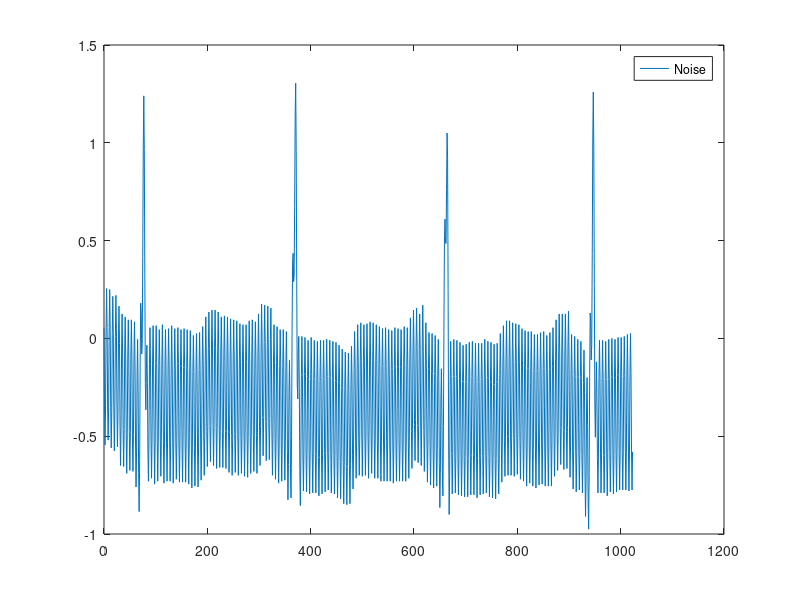
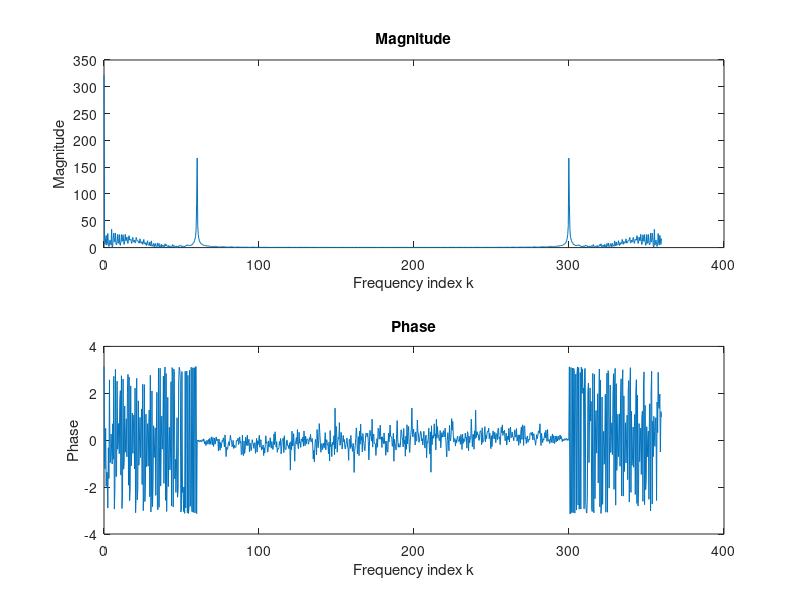
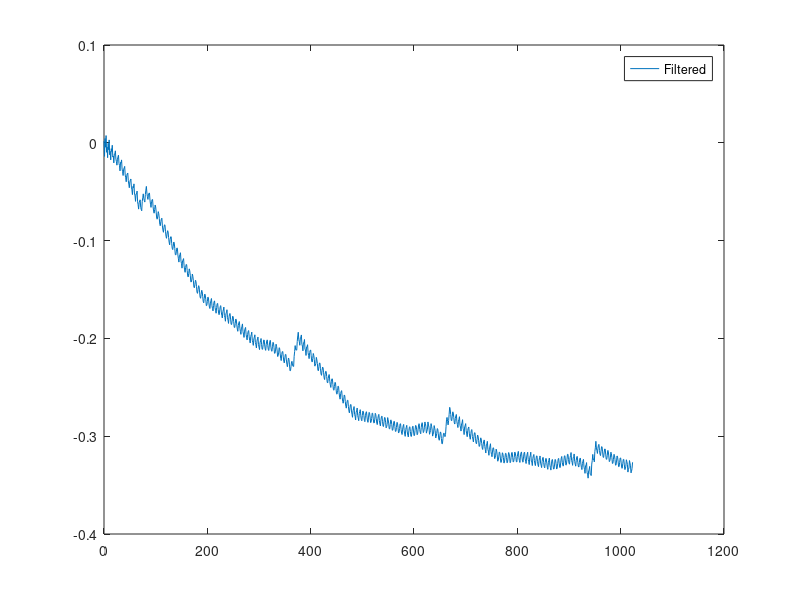
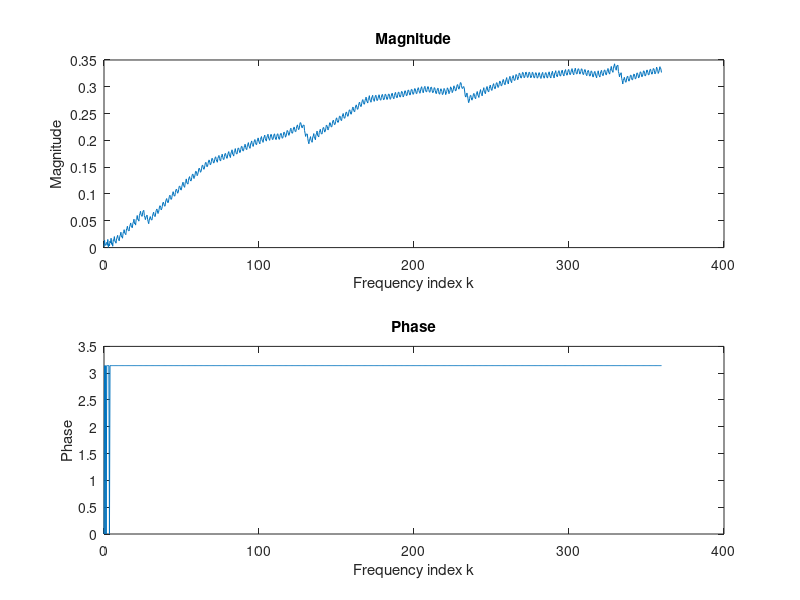

Source code (MATLAB) for these figures, in order:
clear all, close all

T=2;
fs=360;
Fs=0.5;
fc=60;
%wc=2*pi*fc/fs;
wc=pi/3;
Wc=2/T*tan(wc/2);

B=47000;

num=[1 0 wc^2];
den=[1 B/360 wc^2];

[numd dend] = bilinear(num,den,Fs);
[notch n]=freqz(numd,dend);
n = n/pi;
plot(n,-20*log10(max(abs(notch))./abs(notch)));
title('Freqency Response'); ylabel('Gain, dB');

load('ecg.mat');
plot(0:length(noise_ecg)-1, noise_ecg);
legend('Noise');
t=1024;
N=fft(noise_ecg,t);
figure; subplot(2,1,1)
k=0:1:t-1;
plot(k*360/1024,abs(N))
title('Magnitude')
xlabel('Frequency index k'); ylabel('Magnitude');
 subplot(2,1,2)
plot(k*360/1024,angle(N))
title('Phase');
xlabel('Frequency index k'); ylabel('Phase');

figure,
out=filter(numd,dend,noise_ecg);
plot(0:length(out)-1, out);
legend('Filtered');
figure,
subplot(2,1,1)
plot(k*360/1024,abs(out))
title('Magnitude')
xlabel('Frequency index k'); ylabel('Magnitude');
 subplot(2,1,2)
plot(k*360/1024,angle(out))
title('Phase');
xlabel('Frequency index k'); ylabel('Phase');
